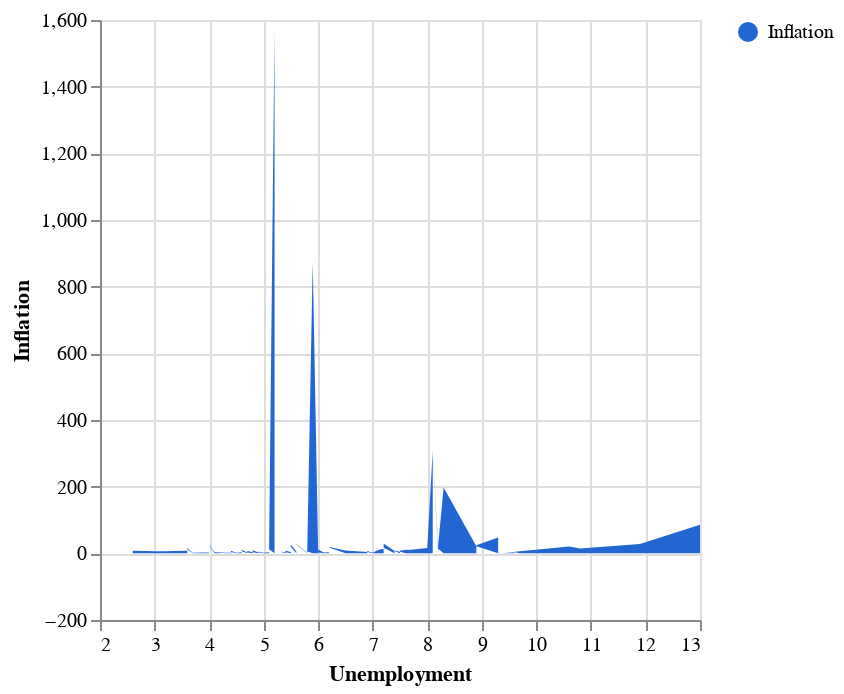

Here is the notebook cell this chart was saved with:
### Code cell
_dntk.DeepnoteChart(df_stacked, """{"layer":[{"layer":[{"layer":[{"mark":{"clip":true,"type":"area","color":"#2266D3","tooltip":true},"encoding":{"x":{"sort":null,"type":"quantitative","field":"Unemployment","scale":{"type":"linear"},"format":{"type":"default","decimals":null},"formatType":"numberFormatFromNumberType"},"y":{"axis":{"format":{"type":"default","decimals":null},"formatType":"numberFormatFromNumberType"},"type":"quantitative","field":"Inflation","scale":{"type":"linear"},"stack":"zero","format":{"type":"default","decimals":null},"formatType":"numberFormatFromNumberType"},"color":{"type":"nominal","datum":"Inflation","scale":{"range":["#2266D3"],"domain":["Inflation"]}}},"transform":[]}]}],"resolve":{"scale":{"color":"independent"}}}],"title":"","config":{"legend":{"disable":false}},"$schema":"https://vega.github.io/schema/vega-lite/v5.json","encoding":{},"usermeta":{"seriesNames":["Inflation"],"seriesOrder":[0],"specSchemaVersion":2,"tooltipDefaultMode":true}}""")

### Figure 1 — Vega-Lite specification as saved in the notebook (floating-point values rounded to 4 significant figures; data arrays with more than 128 entries replaced by an {"elided": "..."} marker saying what was removed)
{"layer": [{"layer": [{"layer": [{"mark": {"clip": true, "type": "area", "color": "#2266D3", "tooltip": true}, "encoding": {"x": {"sort": null, "type": "quantitative", "field": "Unemployment", "scale": {"type": "linear"}, "format": {"type": "default", "decimals": null}, "formatType": "numberFormatFromNumberType"}, "y": {"axis": {"format": {"type": "default", "decimals": null}, "formatType": "numberFormatFromNumberType"}, "type": "quantitative", "field": "Inflation", "scale": {"type": "linear"}, "stack": "zero", "format": {"type": "default", "decimals": null}, "formatType": "numberFormatFromNumberType"}, "color": {"type": "nominal", "datum": "Inflation", "scale": {"range": ["#2266D3"], "domain": ["Inflation"]}}}, "transform": []}]}], "resolve": {"scale": {"color": "independent"}}}], "title": "", "config": {"legend": {"disable": false}}, "$schema": "https://vega.github.io/schema/vega-lite/v5.json", "encoding": {}, "usermeta": {"seriesNames": ["Inflation"], "seriesOrder": [0], "specSchemaVersion": 2, "tooltipDefaultMode": true}, "data": {"values": {"elided": "200 records"}}}
